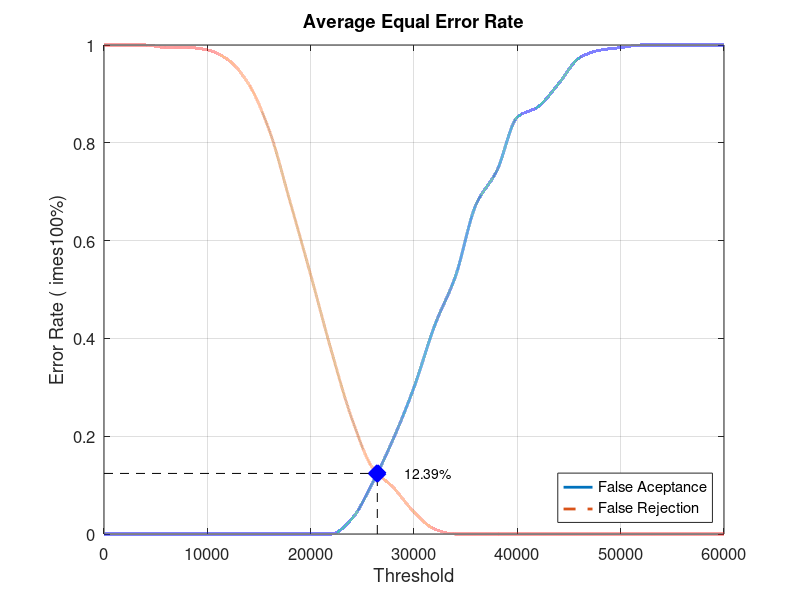
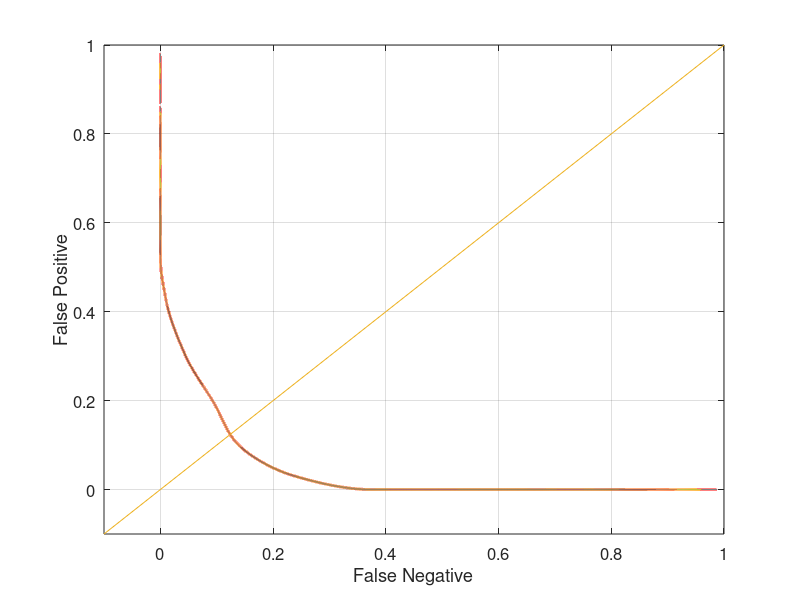

MATLAB code for these plots, in order:
close all;
clear;
clc;
x = 0:2000:60000;
xq = 0:0.5:60000;

y0 = [0 0 0 0 0 0 0 0 0 0 0 0 0.0315789 0.105263 0.194737 0.3 0.426316 0.526316 0.673684 0.742105 0.852632 0.873684 0.921053 0.973684 0.989474 0.994737 1 1 1 1 1]
yy0 = interp1(x, y0, xq, 'pchip');
y1 = [1 1 1 0.995 0.995 0.99 0.97 0.92 0.825 0.68 0.53 0.375 0.235 0.135 0.095 0.045 0.01 0 0 0 0 0 0 0 0 0 0 0 0 0 0]
yy1 = interp1(x, y1, xq, 'pchip');

% Calculating EER: 
y2 = abs(y0 - y1);
find(y2 == min(y2))
yy2 = abs(yy0 - yy1);
xEER = find(yy2 == min(yy2));
xEERIndex = xq(xEER) % X-axis EER
yEER = yy0(xEER) % Y-axis EER

main = figure
plot(xq, yy0,'-','LineWidth', 2);	hold on
plot(xq, yy1,'--','LineWidth', 2);	hold on
plot([xEERIndex xEERIndex], [0 yEER], 'k--');	hold on
plot([0 xEERIndex], [yEER yEER], 'k--');	hold on
plot(xEERIndex, yEER, 'bx', 'LineWidth', 10);	hold on
text(xEERIndex + 10 * xEERIndex / 100, yEER, [num2str(round((10000 * yEER)) / 100) '%'])
legend('False Aceptance', 'False Rejection', 'Location', 'SouthEast')
xlabel('Threshold')
ylabel('Error Rate (	imes100%)')
title('Average Equal Error Rate')
set(gca, 'FontSize', 12)
axis([0 60000 0 1])
grid on

print(main, 'Database1_2Main', '-dpng');
FNRxFPR = figure('Color', [1 1 1]);
plot(yy1, yy0, '-', yy1, yy0, 'LineWidth', 2);
hold on
y = -0.1:0.1:1
plot(y, y); 
set(gca, 'FontSize', 12)
xlabel('False Negative')
ylabel('False Positive')
axis([-0.1 1 -0.1 1])
set(gca, 'FontSize', 12)
grid on

print(FNRxFPR, 'Database1_2FNRxFPR','-dpng');
